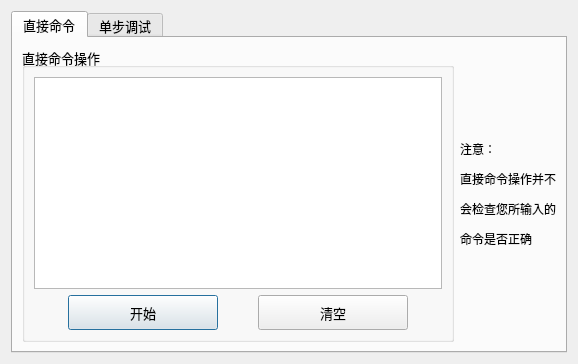
<?xml version="1.0" encoding="UTF-8"?>
<ui version="4.0">
 <class>ToolBoxDialog</class>
 <widget class="QDialog" name="ToolBoxDialog">
  <property name="geometry">
   <rect>
    <x>0</x>
    <y>0</y>
    <width>578</width>
    <height>364</height>
   </rect>
  </property>
  <property name="windowTitle">
   <string>Dialog</string>
  </property>
  <property name="styleSheet">
   <string notr="true">/*
* The MIT License (MIT)
*
* Copyright : http://blog.csdn.net/liang19890820
*
* Author : 一去丶二三里
*
* Date : 2016/07/22
*
* Description : 黑色炫酷
*
*/

QLabel{
		color:rgb(175, 175, 175)
}

QToolBar {
		spacing:15 px;
        background: rgb(57, 58, 60);
        border: none;
}
QToolBar::item {
        padding: 5px 10px 5px 10px;
        background: transparent;
}
QToolBar::item:enabled {
        color: rgb(227, 234, 242);
}
QToolBar::item:!enabled {
        color: rgb(155, 155, 155);
}
QToolBar::item:enabled:selected {
        background: rgba(255, 255, 255, 40);
}

/**********子界面背景**********/
QWidget#customWidget {
        background: rgb(68, 69, 73);
}
QInputDialog{
		background: rgb(68, 69, 73);

}
/**********子界面中央背景**********/
QWidget#centerWidget {
        background: rgb(50, 50, 50);
}

/**********主界面样式**********/
QWidget#ToolBoxDialog {
        border: 1px solid rgb(50, 50, 50);
        background: rgb(50, 50, 50);
}

QWidget#messageWidget {
        background: rgba(68, 69, 73, 50%);
}

QWidget#loadingWidget {
        border: none;
        border-radius: 5px;
        background: rgb(50, 50, 50);
}

QWidget#remoteWidget {
        border-top-right-radius: 10px;
        border-bottom-right-radius: 10px;
        border: 1px solid rgb(45, 45, 45);
        background: rgb(50, 50, 50);
}

StyledWidget {
        qproperty-normalColor: white;
        qproperty-disableColor: gray;
        qproperty-highlightColor: rgb(0, 160, 230);
        qproperty-errorColor: red;
}

QProgressIndicator {
        qproperty-color: rgb(175, 175, 175);
}

/**********提示**********/
QToolTip{
        border: 1px solid rgb(45, 45, 45);
        background: white;
        color: black;
}

/**********菜单栏**********/
QMenuBar {
        background: rgb(57, 58, 60);
        border: none;
}
QMenuBar::item {
        padding: 5px 10px 5px 10px;
        background: transparent;
}
QMenuBar::item:enabled {
        color: rgb(227, 234, 242);
}
QMenuBar::item:!enabled {
        color: rgb(155, 155, 155);
}
QMenuBar::item:enabled:selected {
        background: rgba(255, 255, 255, 40);
}

/**********菜单**********/
QMenu {
        border: 1px solid rgb(100, 100, 100);
        background: rgb(68, 69, 73);
}
QMenu::item {
        height: 22px;
        padding: 0px 25px 0px 20px;
}
QMenu::item:enabled {
        color: rgb(225, 225, 225);
}
QMenu::item:!enabled {
        color: rgb(155, 155, 155);
}
QMenu::item:enabled:selected {
        color: rgb(230, 230, 230);
        background: rgba(255, 255, 255, 40);
}
QMenu::separator {
        height: 2px;
        background: rgb(100, 100, 100);
}
QMenu::indicator {
        width: 18px;
        height: 18px;
}
QMenu::icon {
        padding-left: 2px;
        padding-right: 2px;
}

/**********状态栏**********/
QStatusBar {
        background: rgb(57, 58, 60);
}
QStatusBar::item {
        border: none;
        border-right: 1px solid rgb(100, 100, 100);
}

/**********分组框**********/
QGroupBox {
        font-size: 15px;
        border: 1px solid rgb(80, 80, 80);
        border-radius: 4px;
        margin-top: 10px;
}
QGroupBox::title {
        color: rgb(175, 175, 175);
        top: -12px;
        left: 10px;
}

/**********页签项**********/
QTabWidget::pane {
        border: none;
        border-top: 3px solid rgb(0, 160, 230);
        background: rgb(57, 58, 60);
}
QTabWidget::tab-bar {
        border: none;
}
QTabBar::tab {
        border: none;
        border-top-left-radius: 4px;
        border-top-right-radius: 4px;
        color: rgb(175, 175, 175);
        background: rgb(255, 255, 255, 30);
        height: 28px;
        min-width: 85px;
        margin-right: 5px;
        padding-left: 5px;
        padding-right: 5px;
}
QTabBar::tab:hover {
        background: rgb(255, 255, 255, 40);
}
QTabBar::tab:selected {
        color: white;
        background: rgb(0, 160, 230);
}

QTabWidget#tabWidget::pane {
        border: 1px solid rgb(45, 45, 45);
        background: rgb(57, 58, 60);
        margin-top: -1px;
}

QTabBar#tabBar::tab {
        border: 1px solid rgb(45, 45, 45);
        border-bottom: none;
        background: transparent;
}
QTabBar#tabBar::tab:hover {
        color: white;
}
QTabBar#tabBar::tab:selected {
        color: white;
        background: rgb(57, 58, 60);
}

/**********表头**********/
QHeaderView{
        border: none;
        border-bottom: 3px solid rgb(0, 160, 230);
        background: rgb(57, 58, 60);
        min-height: 30px;
}
QHeaderView::section:vertical{
        border: none;
        color: white;
        background: transparent;
        padding-left: 5px;
}
QHeaderView::section:horizontal {
        border: none;
        color: white;
        background: transparent;
        padding-left: 5px;
}
QHeaderView::section:horizontal:hover {
        background: rgb(0, 160, 230);
}
QHeaderView::section:horizontal:pressed {
        background: rgb(0, 180, 255);
}
QHeaderView::up-arrow {
        width: 13px;
        height: 11px;
        padding-right: 5px;
        image: url(:/Black/topArrow);
        subcontrol-position: center right;
}
QHeaderView::up-arrow:hover, QHeaderView::up-arrow:pressed {
        image: url(:/Black/topArrowHover);
}
QHeaderView::down-arrow {
        width: 13px;
        height: 11px;
        padding-right: 5px;
        image: url(:/Black/bottomArrow);
        subcontrol-position: center right;
}
QHeaderView::down-arrow:hover, QHeaderView::down-arrow:pressed {
        image: url(:/Black/bottomArrowHover);
}
/**********列表**********/
QListView{
        border: 1px solid rgb(45, 45, 45);
        background: rgb(57, 58, 60);
        gridline-color: rgb(60, 60, 60);
		color: rgb(150, 150, 150);
}
QListView::item {
        padding-left: 5px;
        padding-right: 5px;
        border: none;
        background: rgb(72, 72, 74);
        border-right: 1px solid rgb(45, 45, 45);
        border-bottom: 1px solid rgb(45, 45, 45);
}
QListView::item:selected {
        background: rgba(255, 255, 255, 40);
}
QListView::item:selected:!active {
        color: white;
}
QListView::indicator {
        width: 20px;
        height: 20px;
}

/**********表格**********/
QTableView {
        border: 1px solid rgb(45, 45, 45);
        background: rgb(57, 58, 60);
        gridline-color: rgb(60, 60, 60);
		color: white;
}
QTableView QTableCornerButton::section {
     background: rgb(57, 58, 60);
}
QTableView::item {
        padding-left: 5px;
        padding-right: 5px;
        border: none;
        background: rgb(72, 72, 74);
        border-right: 1px solid rgb(45, 45, 45);
        border-bottom: 1px solid rgb(45, 45, 45);
}
QTableView::item:selected {
        background: rgba(255, 255, 255, 40);
}
QTableView::item:selected:!active {
        color: white;
}
QTableView::indicator {
        width: 20px;
        height: 20px;
}
QTableView::indicator:enabled:unchecked {
        image: url(:/Black/checkBox);
}
QTableView::indicator:enabled:unchecked:hover {
        image: url(:/Black/checkBoxHover);
}
QTableView::indicator:enabled:unchecked:pressed {
        image: url(:/Black/checkBoxPressed);
}
QTableView::indicator:enabled:checked {
        image: url(:/Black/checkBoxChecked);
}
QTableView::indicator:enabled:checked:hover {
        image: url(:/Black/checkBoxCheckedHover);
}
QTableView::indicator:enabled:checked:pressed {
        image: url(:/Black/checkBoxCheckedPressed);
}
QTableView::indicator:enabled:indeterminate {
        image: url(:/Black/checkBoxIndeterminate);
}
QTableView::indicator:enabled:indeterminate:hover {
        image: url(:/Black/checkBoxIndeterminateHover);
}
QTableView::indicator:enabled:indeterminate:pressed {
        image: url(:/Black/checkBoxIndeterminatePressed);
}

/**********滚动条-水平**********/
QScrollBar:horizontal {
        height: 20px;
        background: transparent;
        margin-top: 3px;
        margin-bottom: 3px;
}
QScrollBar::handle:horizontal {
        height: 20px;
        min-width: 30px;
        background: rgb(68, 69, 73);
        margin-left: 15px;
        margin-right: 15px;
}
QScrollBar::handle:horizontal:hover {
        background: rgb(80, 80, 80);
}
QScrollBar::sub-line:horizontal {
        width: 15px;
        background: transparent;
        image: url(:/Black/arrowLeft);
        subcontrol-position: left;
}
QScrollBar::add-line:horizontal {
        width: 15px;
        background: transparent;
        image: url(:/Black/arrowRight);
        subcontrol-position: right;
}
QScrollBar::sub-line:horizontal:hover {
        background: rgb(68, 69, 73);
}
QScrollBar::add-line:horizontal:hover {
        background: rgb(68, 69, 73);
}
QScrollBar::add-page:horizontal,QScrollBar::sub-page:horizontal {
        background: transparent;
}

/**********滚动条-垂直**********/
QScrollBar:vertical {
        width: 20px;
        background: transparent;
        margin-left: 3px;
        margin-right: 3px;
}
QScrollBar::handle:vertical {
        width: 20px;
        min-height: 30px;
        background: rgb(68, 69, 73);
        margin-top: 15px;
        margin-bottom: 15px;
}
QScrollBar::handle:vertical:hover {
        background: rgb(80, 80, 80);
}
QScrollBar::sub-line:vertical {
        height: 15px;
        background: transparent;
        image: url(:/Black/arrowTop);
        subcontrol-position: top;
}
QScrollBar::add-line:vertical {
        height: 15px;
        background: transparent;
        image: url(:/Black/arrowBottom);
        subcontrol-position: bottom;
}
QScrollBar::sub-line:vertical:hover {
        background: rgb(68, 69, 73);
}
QScrollBar::add-line:vertical:hover {
        background: rgb(68, 69, 73);
}
QScrollBar::add-page:vertical, QScrollBar::sub-page:vertical {
        background: transparent;
}

QScrollBar#verticalScrollBar:vertical {
        margin-top: 30px;
}

/**********下拉列表**********/
QComboBox {
        height: 25px;
        border-radius: 4px;
        border: 1px solid rgb(100, 100, 100);
        background: rgb(72, 72, 73);
}
QComboBox:enabled {
        color: rgb(175, 175, 175);
}
QComboBox:!enabled {
        color: rgb(155, 155, 155);
}
QComboBox:enabled:hover, QComboBox:enabled:focus {
        color: rgb(230, 230, 230);
        background: rgb(68, 69, 73);
}
QComboBox::drop-down {
        width: 20px;
        border: none;
        background: transparent;
}
QComboBox::drop-down:hover {
        background: rgba(255, 255, 255, 30);
}
QComboBox::down-arrow {
        image: url(:/Black/arrowBottom);
}
QComboBox::down-arrow:on {
        /**top: 1px;**/
}
QComboBox QAbstractItemView {
        border: 1px solid rgb(100, 100, 100);
        background: rgb(68, 69, 73);
        outline: none;
}
QComboBox QAbstractItemView::item {
        height: 25px;
        color: rgb(175, 175, 175);
}
QComboBox QAbstractItemView::item:selected {
        background: rgba(255, 255, 255, 40);
        color: rgb(230, 230, 230);
}

/**********进度条**********/
QProgressBar{
        border: none;
        text-align: center;
        color: white;
        background: rgb(48, 50, 51);
}
QProgressBar::chunk {
        background: rgb(0, 160, 230);
}

QProgressBar#progressBar {
        border: none;
        text-align: center;
        color: white;
        background-color: transparent;
        background-image: url(&quot;:/Black/progressBar&quot;);
        background-repeat: repeat-x;
}
QProgressBar#progressBar::chunk {
        border: none;
        background-color: transparent;
        background-image: url(&quot;:/Black/progressBarChunk&quot;);
        background-repeat: repeat-x;
}

/**********复选框**********/
QCheckBox{
        spacing: 5px;
}
QCheckBox:enabled{
        color: rgb(175, 175, 175);
}
QCheckBox:enabled:hover{
        color: rgb(200, 200, 200);
}
QCheckBox:!enabled{
        color: rgb(155, 155, 155);
}
QCheckBox::indicator {
        width: 20px;
        height: 20px;
}
QCheckBox::indicator:unchecked {
        image: url(:/Black/checkBox);
}
QCheckBox::indicator:unchecked:hover {
        image: url(:/Black/checkBoxHover);
}
QCheckBox::indicator:unchecked:pressed {
        image: url(:/Black/checkBoxPressed);
}
QCheckBox::indicator:checked {
        image: url(:/Black/checkBoxChecked);
}
QCheckBox::indicator:checked:hover {
        image: url(:/Black/checkBoxCheckedHover);
}
QCheckBox::indicator:checked:pressed {
        image: url(:/Black/checkBoxCheckedPressed);
}
QCheckBox::indicator:indeterminate {
        image: url(:/Black/checkBoxIndeterminate);
}
QCheckBox::indicator:indeterminate:hover {
        image: url(:/Black/checkBoxIndeterminateHover);
}
QCheckBox::indicator:indeterminate:pressed {
        image: url(:/Black/checkBoxIndeterminatePressed);
}

/**********单选框**********/
QRadioButton{
        spacing: 5px;
}
QRadioButton:enabled{
        color: rgb(175, 175, 175);
}
QRadioButton:enabled:hover{
        color: rgb(200, 200, 200);
}
QRadioButton:!enabled{
        color: rgb(155, 155, 155);
}
QRadioButton::indicator {
        width: 20px;
        height: 20px;
}
QRadioButton::indicator:unchecked {
        image: url(:/Black/radioButton);
}
QRadioButton::indicator:unchecked:hover {
        image: url(:/Black/radioButtonHover);
}
QRadioButton::indicator:unchecked:pressed {
        image: url(:/Black/radioButtonPressed);
}
QRadioButton::indicator:checked {
        image: url(:/Black/radioButtonChecked);
}
QRadioButton::indicator:checked:hover {
        image: url(:/Black/radioButtonCheckedHover);
}
QRadioButton::indicator:checked:pressed {
        image: url(:/Black/radioButtonCheckedPressed);
}

/**********输入框**********/
QLineEdit {
        border-radius: 4px;
        height: 25px;
        border: 1px solid rgb(100, 100, 100);
        background: rgb(72, 72, 73);
}
QLineEdit:enabled {
        color: rgb(175, 175, 175);
}
QLineEdit:enabled:hover, QLineEdit:enabled:focus {
        color: rgb(230, 230, 230);
}
QLineEdit:!enabled {
        color: rgb(155, 155, 155);
}

/**********文本编辑框**********/
QTextEdit {
        border: 1px solid rgb(45, 45, 45);
        color: rgb(175, 175, 175);
        background: rgb(57, 58, 60);
}

QPlainTextEdit{
        border: 1px solid rgb(45, 45, 45);
        color: rgb(175, 175, 175);
        background: rgb(57, 58, 60);
}

/**********滚动区域**********/
QScrollArea {
        border: 1px solid rgb(45, 45, 45);
        background: rgb(57, 58, 60);
}

/**********滚动区域**********/
QWidget#transparentWidget {
        background: transparent;
}

/**********微调器**********/
QSpinBox {
        border-radius: 4px;
        height: 24px;
        min-width: 40px;
        border: 1px solid rgb(100, 100, 100);
        background: rgb(68, 69, 73);
}
QSpinBox:enabled {
        color: rgb(220, 220, 220);
}
QSpinBox:enabled:hover, QLineEdit:enabled:focus {
        color: rgb(230, 230, 230);
}
QSpinBox:!enabled {
        color: rgb(65, 65, 65);
        background: transparent;
}
QSpinBox::up-button {
        width: 18px;
        height: 12px;
        border-top-right-radius: 4px;
        border-left: 1px solid rgb(100, 100, 100);
        image: url(:/Black/upButton);
        background: rgb(50, 50, 50);
}
QSpinBox::up-button:!enabled {
        border-left: 1px solid gray;
        background: transparent;
}
QSpinBox::up-button:enabled:hover {
        background: rgb(255, 255, 255, 30);
}
QSpinBox::down-button {
        width: 18px;
        height: 12px;
        border-bottom-right-radius: 4px;
        border-left: 1px solid rgb(100, 100, 100);
        image: url(:/Black/downButton);
        background: rgb(50, 50, 50);
}
QSpinBox::down-button:!enabled {
        border-left: 1px solid gray;
        background: transparent;
}
QSpinBox::down-button:enabled:hover {
        background: rgb(255, 255, 255, 30);
}


QDoubleSpinBox {
        border-radius: 4px;
        height: 24px;
        min-width: 40px;
        border: 1px solid rgb(100, 100, 100);
        background: rgb(68, 69, 73);
}
QDoubleSpinBox:enabled {
        color: rgb(220, 220, 220);
}
QDoubleSpinBox:enabled:hover, QLineEdit:enabled:focus {
        color: rgb(230, 230, 230);
}
QDoubleSpinBox:!enabled {
        color: rgb(65, 65, 65);
        background: transparent;
}
QDoubleSpinBox::up-button {
        width: 18px;
        height: 12px;
        border-top-right-radius: 4px;
        border-left: 1px solid rgb(100, 100, 100);
        image: url(:/Black/upButton);
        background: rgb(50, 50, 50);
}
QDoubleSpinBox::up-button:!enabled {
        border-left: 1px solid gray;
        background: transparent;
}
QDoubleSpinBox::up-button:enabled:hover {
        background: rgb(255, 255, 255, 30);
}
QDoubleSpinBox::down-button {
        width: 18px;
        height: 12px;
        border-bottom-right-radius: 4px;
        border-left: 1px solid rgb(100, 100, 100);
        image: url(:/Black/downButton);
        background: rgb(50, 50, 50);
}
QDoubleSpinBox::down-button:!enabled {
        border-left: 1px solid gray;
        background: transparent;
}
QDoubleSpinBox::down-button:enabled:hover {
        background: rgb(255, 255, 255, 30);
}
/**********标签**********/
QLabel#grayLabel {
        color: rgb(175, 175, 175);
}

QLabel#highlightLabel {
        color: rgb(175, 175, 175);
}

QLabel#redLabel {
        color: red;
}

QLabel#grayYaHeiLabel {
        color: rgb(175, 175, 175);
        font-size: 16px;
}

QLabel#blueLabel {
        color: rgb(0, 160, 230);
}

QLabel#listLabel {
        color: rgb(0, 160, 230);
}

QLabel#lineBlueLabel {
        background: rgb(0, 160, 230);
}

QLabel#graySeperateLabel {
        background: rgb(45, 45, 45);
}

QLabel#seperateLabel {
        background: rgb(80, 80, 80);
}

QLabel#radiusBlueLabel {
        border-radius: 15px;
        color: white;
        font-size: 16px;
        background: rgb(0, 160, 230);
}

QLabel#skinLabel[colorProperty=&quot;normal&quot;] {
        color: rgb(175, 175, 175);
}
QLabel#skinLabel[colorProperty=&quot;highlight&quot;] {
        color: rgb(0, 160, 230);
}

QLabel#informationLabel {
        qproperty-pixmap: url(:/Black/information);
}

QLabel#errorLabel {
        qproperty-pixmap: url(:/Black/error);
}

QLabel#successLabel {
        qproperty-pixmap: url(:/Black/success);
}

QLabel#questionLabel {
        qproperty-pixmap: url(:/Black/question);
}

QLabel#warningLabel {
        qproperty-pixmap: url(:/Black/warning);
}

QLabel#groupLabel {
        color: rgb(0, 160, 230);
        border: 1px solid rgb(0, 160, 230);
        font-size: 15px;
        border-top-color: transparent;
        border-right-color: transparent;
        border-left-color: transparent;
}

/**********按钮**********/
QToolButton#nsccButton{
        border: none;
        color: rgb(175, 175, 175);
        background: transparent;
        padding: 10px;
        qproperty-icon: url(:/Black/nscc);
        qproperty-iconSize: 32px 32px;
        qproperty-toolButtonStyle: ToolButtonTextUnderIcon;
}
QToolButton#nsccButton:hover{
        color: rgb(217, 218, 218);
        background: rgb(255, 255, 255, 20);
}

QToolButton#transferButton{
        border: none;
        color: rgb(175, 175, 175);
        background: transparent;
        padding: 10px;
        qproperty-icon: url(:/Black/transfer);
        qproperty-iconSize: 32px 32px;
        qproperty-toolButtonStyle: ToolButtonTextUnderIcon;
}
QToolButton#transferButton:hover{
        color: rgb(217, 218, 218);
        background: rgb(255, 255, 255, 20);
}

/**********按钮**********/
QPushButton{
        border-radius: 4px;
        border: none;
        width: 75px;
        height: 25px;
}
QPushButton:enabled {
        background: rgb(68, 69, 73);
        color: white;
}
QPushButton:!enabled {
        background: rgb(100, 100, 100);
        color: rgb(200, 200, 200);
}
QPushButton:enabled:hover{
        background: rgb(85, 85, 85);
}
QPushButton:enabled:pressed{
        background: rgb(80, 80, 80);
}

QPushButton#blueButton {
        color: white;
}
QPushButton#blueButton:enabled {
        background: rgb(0, 165, 235);
        color: white;
}
QPushButton#blueButton:!enabled {
        background: gray;
        color: rgb(200, 200, 200);
}
QPushButton#blueButton:enabled:hover {
        background: rgb(0, 180, 255);
}
QPushButton#blueButton:enabled:pressed {
        background: rgb(0, 140, 215);
}

QPushButton#selectButton {
        border: none;
        border-radius: none;
        border-left: 1px solid rgb(100, 100, 100);
        image: url(:/Black/scan);
        background: transparent;
        color: white;
}
QPushButton#selectButton:enabled:hover{
        background: rgb(85, 85, 85);
}
QPushButton#selectButton:enabled:pressed{
        background: rgb(80, 80, 80);
}

QPushButton#linkButton {
        background: transparent;
        color: rgb(0, 160, 230);
        text-align:left;
}
QPushButton#linkButton:hover {
        color: rgb(20, 185, 255);
        text-decoration: underline;
}
QPushButton#linkButton:pressed {
        color: rgb(0, 160, 230);
}

QPushButton#transparentButton {
        background: transparent;
}

/*****************标题栏按钮*******************/
QPushButton#minimizeButton {
        border-radius: none;
        border-bottom-left-radius: 4px;
        border-bottom-right-radius: 4px;
        background: rgb(50, 50, 50);
        image: url(:/Black/minimize);
}
QPushButton#minimizeButton:hover {
        background: rgb(60, 60, 60);
        image: url(:/Black/minimizeHover);
}
QPushButton#minimizeButton:pressed {
        background: rgb(55, 55, 55);
        image: url(:/Black/minimizePressed);
}

QPushButton#maximizeButton[maximizeProperty=&quot;maximize&quot;] {
        border-radius: none;
        border-bottom-left-radius: 4px;
        border-bottom-right-radius: 4px;
        background: rgb(50, 50, 50);
        image: url(:/Black/maximize);
}
QPushButton#maximizeButton[maximizeProperty=&quot;maximize&quot;]:hover {
        background: rgb(60, 60, 60);
        image: url(:/Black/maximizeHover);
}
QPushButton#maximizeButton[maximizeProperty=&quot;maximize&quot;]:pressed {
        background: rgb(55, 55, 55);
        image: url(:/Black/maximizePressed);
}

QPushButton#maximizeButton[maximizeProperty=&quot;restore&quot;] {
        border-radius: none;
        border-bottom-left-radius: 4px;
        border-bottom-right-radius: 4px;
        background: rgb(50, 50, 50);
        image: url(:/Black/restore);
}
QPushButton#maximizeButton[maximizeProperty=&quot;restore&quot;]:hover {
        background: rgb(60, 60, 60);
        image: url(:/Black/restoreHover);
}
QPushButton#maximizeButton[maximizeProperty=&quot;restore&quot;]:pressed {
        background: rgb(55, 55, 55);
        image: url(:/Black/restorePressed);
}

QPushButton#closeButton {
        border-radius: none;
        border-bottom-left-radius: 4px;
        border-bottom-right-radius: 4px;
        background: rgb(50, 50, 50);
        image: url(:/Black/close);
}
QPushButton#closeButton:hover {
        background: rgb(60, 60, 60);
        image: url(:/Black/closeHover);
}
QPushButton#closeButton:pressed {
        background: rgb(55, 55, 55);
        image: url(:/Black/closePressed);
}

QPushButton#skinButton {
        border-radius: none;
        border-bottom-left-radius: 4px;
        border-bottom-right-radius: 4px;
        background: rgb(50, 50, 50);
        image: url(:/Black/skin);
}
QPushButton#skinButton:hover {
        background: rgb(60, 60, 60);
        image: url(:/Black/skinHover);
}
QPushButton#skinButton:pressed {
        background: rgb(55, 55, 55);
        image: url(:/Black/skinPressed);
}

QPushButton#feedbackButton {
        border-radius: none;
        border-bottom-left-radius: 4px;
        border-bottom-right-radius: 4px;
        background: rgb(50, 50, 50);
        image: url(:/Black/feedback);
}
QPushButton#feedbackButton:hover {
        background: rgb(60, 60, 60);
        image: url(:/Black/feedbackHover);
}
QPushButton#feedbackButton:pressed {
        background: rgb(55, 55, 55);
        image: url(:/Black/feedbackPressed);
}

QPushButton#closeTipButton {
        border-radius: none;
        border-image: url(:/Black/close);
        background: transparent;
}
QPushButton#closeTipButton:hover {
        border-image: url(:/Black/closeHover);
}
QPushButton#closeTipButton:pressed {
        border-image: url(:/Black/closePressed);
}

QPushButton#changeSkinButton{
        border-radius: 4px;
        border: 2px solid rgb(41, 41, 41);
        background: rgb(51, 51, 51);
}
QPushButton#changeSkinButton:hover{
        border-color: rgb(45, 45, 45);
}
QPushButton#changeSkinButton:pressed, QPushButton#changeSkinButton:checked{
        border-color: rgb(0, 160, 230);
}

QPushButton#transferButton {
        padding-left: 5px;
        padding-right: 5px;
        color: white;
        background: rgb(0, 165, 235);
}
QPushButton#transferButton:hover {
        background: rgb(0, 180, 255);
}
QPushButton#transferButton:pressed {
        background: rgb(0, 140, 215);
}
QPushButton#transferButton[iconProperty=&quot;left&quot;] {
        qproperty-icon: url(:/Black/left);
}
QPushButton#transferButton[iconProperty=&quot;right&quot;] {
        qproperty-icon: url(:/Black/right);
}

QPushButton#openButton {
        border-radius: none;
        image: url(:/Black/open);
        background: transparent;
}
QPushButton#openButton:hover {
        image: url(:/Black/openHover);
}
QPushButton#openButton:pressed {
        image: url(:/Black/openPressed);
}

QPushButton#deleteButton {
        border-radius: none;
        image: url(:/Black/delete);
        background: transparent;
}
QPushButton#deleteButton:hover {
        image: url(:/Black/deleteHover);
}
QPushButton#deleteButton:pressed {
        image: url(:/Black/deletePressed);
}

QPushButton#menuButton {
        text-align: left center;
        padding-left: 3px;
        color: rgb(175, 175, 175);
        border: 1px solid rgb(100, 100, 100);
        background: rgb(72, 72, 73);
}
QPushButton#menuButton::menu-indicator{
        subcontrol-position: right center;
        subcontrol-origin: padding;
        image: url(:/Black/arrowBottom);
        padding-right: 3px;
}</string>
  </property>
  <layout class="QHBoxLayout" name="horizontalLayout">
   <item>
    <widget class="QTabWidget" name="tabWidget">
     <property name="font">
      <font>
       <family>Arial</family>
       <pointsize>10</pointsize>
      </font>
     </property>
     <property name="currentIndex">
      <number>0</number>
     </property>
     <widget class="QWidget" name="TAB_DirectCmd">
      <attribute name="title">
       <string>直接命令</string>
      </attribute>
      <layout class="QHBoxLayout" name="horizontalLayout_2">
       <item>
        <widget class="QGroupBox" name="groupBox">
         <property name="title">
          <string>直接命令操作</string>
         </property>
         <layout class="QVBoxLayout" name="verticalLayout">
          <item>
           <widget class="QPlainTextEdit" name="PTE_DirectCmd">
            <property name="acceptDrops">
             <bool>false</bool>
            </property>
           </widget>
          </item>
          <item>
           <layout class="QHBoxLayout" name="horizontalLayout_3">
            <item>
             <widget class="QPushButton" name="BTN_StartDirectCmd">
              <property name="minimumSize">
               <size>
                <width>0</width>
                <height>35</height>
               </size>
              </property>
              <property name="maximumSize">
               <size>
                <width>150</width>
                <height>16777215</height>
               </size>
              </property>
              <property name="text">
               <string>开始</string>
              </property>
             </widget>
            </item>
            <item>
             <widget class="QPushButton" name="BTN_ClearDirectCmd">
              <property name="minimumSize">
               <size>
                <width>0</width>
                <height>35</height>
               </size>
              </property>
              <property name="maximumSize">
               <size>
                <width>150</width>
                <height>16777215</height>
               </size>
              </property>
              <property name="text">
               <string>清空</string>
              </property>
             </widget>
            </item>
           </layout>
          </item>
         </layout>
        </widget>
       </item>
       <item>
        <widget class="QLabel" name="label">
         <property name="maximumSize">
          <size>
           <width>110</width>
           <height>16777215</height>
          </size>
         </property>
         <property name="text">
          <string>&lt;html&gt;&lt;head/&gt;&lt;body&gt;&lt;p&gt;&lt;span style=&quot; font-size:9pt;&quot;&gt;注意：&lt;/span&gt;&lt;/p&gt;&lt;p&gt;&lt;span style=&quot; font-size:9pt;&quot;&gt;直接命令操作并不&lt;/span&gt;&lt;/p&gt;&lt;p&gt;&lt;span style=&quot; font-size:9pt;&quot;&gt;会检查您所输入的&lt;/span&gt;&lt;/p&gt;&lt;p&gt;&lt;span style=&quot; font-size:9pt;&quot;&gt;命令是否正确&lt;/span&gt;&lt;/p&gt;&lt;/body&gt;&lt;/html&gt;</string>
         </property>
         <property name="scaledContents">
          <bool>false</bool>
         </property>
         <property name="alignment">
          <set>Qt::AlignLeading|Qt::AlignLeft|Qt::AlignVCenter</set>
         </property>
        </widget>
       </item>
      </layout>
     </widget>
     <widget class="QWidget" name="TAB_StepDebug">
      <attribute name="title">
       <string>单步调试</string>
      </attribute>
     </widget>
    </widget>
   </item>
  </layout>
 </widget>
 <resources/>
 <connections/>
</ui>
